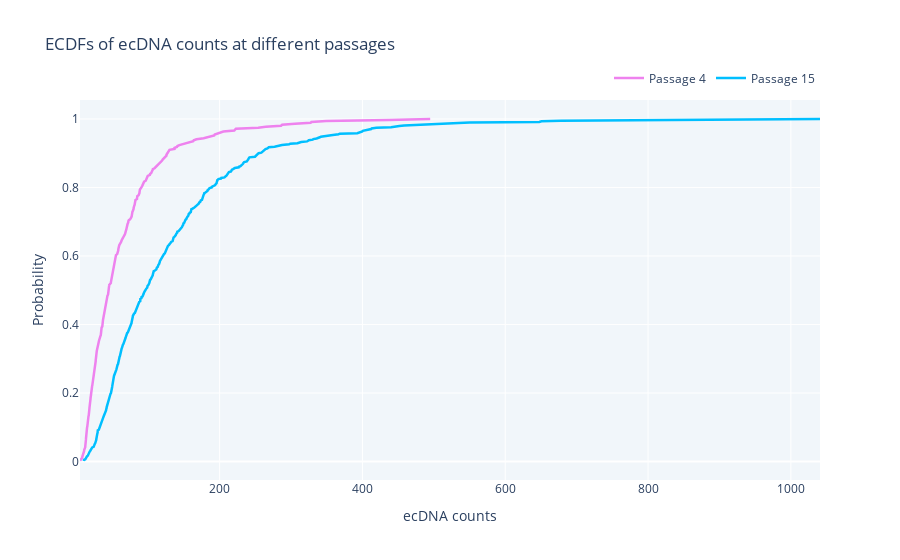

This figure's notebook cell:
### Code cell
plot_ecdfs(dfs)

### Figure 1 — Plotly figure (JSON) as saved in the notebook; plotly's stock layout.template omitted (floating-point values rounded to 4 significant figures; data arrays with more than 128 entries replaced by an {"elided": "..."} marker saying what was removed)
{"data": [{"line": {"color": "violet", "width": 2.5}, "mode": "lines", "name": "Passage 4", "type": "scatter", "x": {"elided": "355 float values"}, "y": {"elided": "355 float values"}}, {"line": {"color": "deepskyblue", "width": 2.5}, "mode": "lines", "name": "Passage 15", "type": "scatter", "x": {"elided": "581 float values"}, "y": {"elided": "581 float values"}}], "layout": {"legend": {"orientation": "h", "x": 1, "xanchor": "right", "y": 1.02, "yanchor": "bottom"}, "plot_bgcolor": "#F1F6FA", "title": {"text": "ECDFs of ecDNA counts at different passages"}, "xaxis": {"title": {"text": "ecDNA counts"}}, "yaxis": {"title": {"text": "Probability"}}}}
